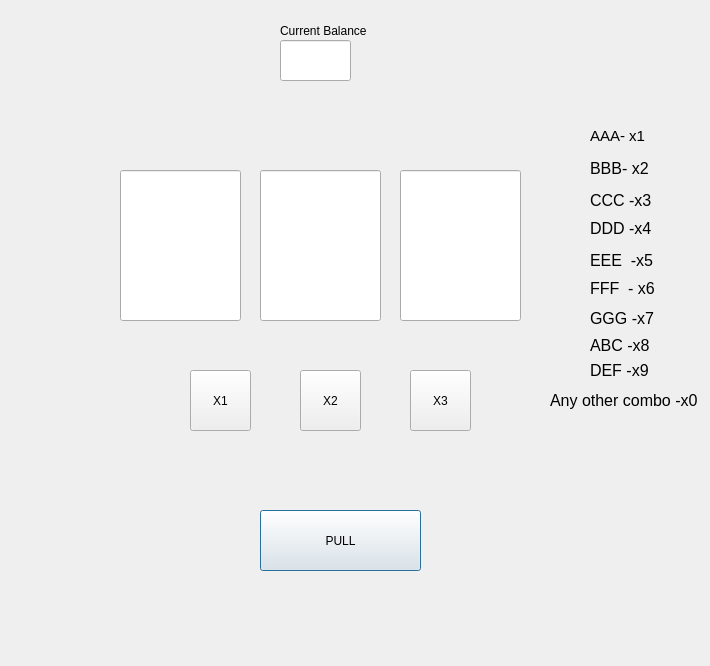
<?xml version="1.0" encoding="UTF-8"?>
<ui version="4.0">
 <class>Dialog</class>
 <widget class="QDialog" name="Dialog">
  <property name="geometry">
   <rect>
    <x>0</x>
    <y>0</y>
    <width>710</width>
    <height>666</height>
   </rect>
  </property>
  <property name="windowTitle">
   <string>Dialog</string>
  </property>
  <widget class="QLineEdit" name="reel1">
   <property name="geometry">
    <rect>
     <x>120</x>
     <y>170</y>
     <width>121</width>
     <height>151</height>
    </rect>
   </property>
   <property name="font">
    <font>
     <pointsize>36</pointsize>
    </font>
   </property>
   <property name="text">
    <string/>
   </property>
  </widget>
  <widget class="QLineEdit" name="reel2">
   <property name="geometry">
    <rect>
     <x>260</x>
     <y>170</y>
     <width>121</width>
     <height>151</height>
    </rect>
   </property>
   <property name="font">
    <font>
     <pointsize>36</pointsize>
    </font>
   </property>
  </widget>
  <widget class="QLineEdit" name="reel3">
   <property name="geometry">
    <rect>
     <x>400</x>
     <y>170</y>
     <width>121</width>
     <height>151</height>
    </rect>
   </property>
   <property name="font">
    <font>
     <pointsize>36</pointsize>
    </font>
   </property>
  </widget>
  <widget class="QPushButton" name="PULLButton">
   <property name="geometry">
    <rect>
     <x>260</x>
     <y>510</y>
     <width>161</width>
     <height>61</height>
    </rect>
   </property>
   <property name="text">
    <string>PULL</string>
   </property>
  </widget>
  <widget class="QPushButton" name="bet1">
   <property name="geometry">
    <rect>
     <x>190</x>
     <y>370</y>
     <width>61</width>
     <height>61</height>
    </rect>
   </property>
   <property name="text">
    <string>X1</string>
   </property>
  </widget>
  <widget class="QPushButton" name="bet2">
   <property name="geometry">
    <rect>
     <x>300</x>
     <y>370</y>
     <width>61</width>
     <height>61</height>
    </rect>
   </property>
   <property name="text">
    <string>X2</string>
   </property>
  </widget>
  <widget class="QPushButton" name="bet3">
   <property name="geometry">
    <rect>
     <x>410</x>
     <y>370</y>
     <width>61</width>
     <height>61</height>
    </rect>
   </property>
   <property name="text">
    <string>X3</string>
   </property>
  </widget>
  <widget class="QLabel" name="label">
   <property name="geometry">
    <rect>
     <x>590</x>
     <y>120</y>
     <width>61</width>
     <height>31</height>
    </rect>
   </property>
   <property name="font">
    <font>
     <pointsize>11</pointsize>
    </font>
   </property>
   <property name="text">
    <string>AAA- x1</string>
   </property>
  </widget>
  <widget class="QLabel" name="label_2">
   <property name="geometry">
    <rect>
     <x>280</x>
     <y>20</y>
     <width>161</width>
     <height>21</height>
    </rect>
   </property>
   <property name="text">
    <string>Current Balance</string>
   </property>
  </widget>
  <widget class="QLineEdit" name="balance">
   <property name="geometry">
    <rect>
     <x>280</x>
     <y>40</y>
     <width>71</width>
     <height>41</height>
    </rect>
   </property>
  </widget>
  <widget class="QLabel" name="label_3">
   <property name="geometry">
    <rect>
     <x>590</x>
     <y>160</y>
     <width>71</width>
     <height>16</height>
    </rect>
   </property>
   <property name="font">
    <font>
     <pointsize>12</pointsize>
    </font>
   </property>
   <property name="text">
    <string>BBB- x2</string>
   </property>
  </widget>
  <widget class="QLabel" name="label_5">
   <property name="geometry">
    <rect>
     <x>590</x>
     <y>190</y>
     <width>61</width>
     <height>21</height>
    </rect>
   </property>
   <property name="font">
    <font>
     <pointsize>12</pointsize>
    </font>
   </property>
   <property name="text">
    <string>CCC -x3</string>
   </property>
  </widget>
  <widget class="QLabel" name="label_6">
   <property name="geometry">
    <rect>
     <x>590</x>
     <y>220</y>
     <width>71</width>
     <height>16</height>
    </rect>
   </property>
   <property name="font">
    <font>
     <pointsize>12</pointsize>
    </font>
   </property>
   <property name="text">
    <string>DDD -x4</string>
   </property>
  </widget>
  <widget class="QLabel" name="label_7">
   <property name="geometry">
    <rect>
     <x>590</x>
     <y>250</y>
     <width>81</width>
     <height>20</height>
    </rect>
   </property>
   <property name="font">
    <font>
     <pointsize>12</pointsize>
    </font>
   </property>
   <property name="text">
    <string>EEE  -x5</string>
   </property>
  </widget>
  <widget class="QLabel" name="label_8">
   <property name="geometry">
    <rect>
     <x>590</x>
     <y>280</y>
     <width>81</width>
     <height>16</height>
    </rect>
   </property>
   <property name="font">
    <font>
     <pointsize>12</pointsize>
    </font>
   </property>
   <property name="text">
    <string>FFF  - x6</string>
   </property>
  </widget>
  <widget class="QLabel" name="label_10">
   <property name="geometry">
    <rect>
     <x>590</x>
     <y>310</y>
     <width>101</width>
     <height>16</height>
    </rect>
   </property>
   <property name="font">
    <font>
     <pointsize>12</pointsize>
    </font>
   </property>
   <property name="text">
    <string>GGG -x7</string>
   </property>
  </widget>
  <widget class="QLabel" name="label_11">
   <property name="geometry">
    <rect>
     <x>590</x>
     <y>330</y>
     <width>71</width>
     <height>31</height>
    </rect>
   </property>
   <property name="font">
    <font>
     <pointsize>12</pointsize>
    </font>
   </property>
   <property name="text">
    <string>ABC -x8</string>
   </property>
  </widget>
  <widget class="QLabel" name="label_12">
   <property name="geometry">
    <rect>
     <x>590</x>
     <y>360</y>
     <width>71</width>
     <height>21</height>
    </rect>
   </property>
   <property name="font">
    <font>
     <pointsize>12</pointsize>
    </font>
   </property>
   <property name="text">
    <string>DEF -x9</string>
   </property>
  </widget>
  <widget class="QLabel" name="label_13">
   <property name="geometry">
    <rect>
     <x>550</x>
     <y>390</y>
     <width>171</width>
     <height>21</height>
    </rect>
   </property>
   <property name="font">
    <font>
     <pointsize>12</pointsize>
    </font>
   </property>
   <property name="text">
    <string>Any other combo -x0</string>
   </property>
  </widget>
 </widget>
 <layoutdefault spacing="6" margin="11"/>
 <resources/>
 <connections/>
</ui>
